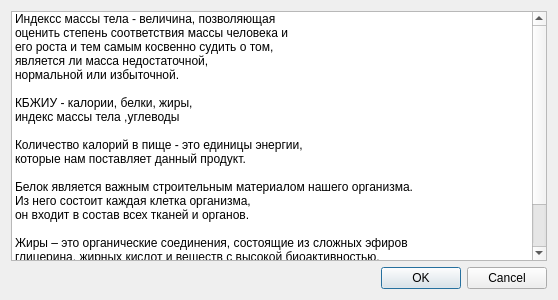
<?xml version="1.0" encoding="UTF-8"?>
<ui version="4.0">
 <class>Dialog</class>
 <widget class="QDialog" name="Dialog">
  <property name="geometry">
   <rect>
    <x>0</x>
    <y>0</y>
    <width>558</width>
    <height>300</height>
   </rect>
  </property>
  <property name="windowTitle">
   <string>FAQ</string>
  </property>
  <layout class="QVBoxLayout" name="verticalLayout_2">
   <item>
    <layout class="QVBoxLayout" name="verticalLayout">
     <item>
      <widget class="QListWidget" name="listWidget">
       <item>
        <property name="text">
         <string>Индексс массы тела - величина, позволяющая</string>
        </property>
       </item>
       <item>
        <property name="text">
         <string>оценить степень соответствия массы человека и</string>
        </property>
       </item>
       <item>
        <property name="text">
         <string>его роста и тем самым косвенно судить о том,</string>
        </property>
       </item>
       <item>
        <property name="text">
         <string>является ли масса недостаточной,</string>
        </property>
       </item>
       <item>
        <property name="text">
         <string>нормальной или избыточной.</string>
        </property>
       </item>
       <item>
        <property name="text">
         <string/>
        </property>
       </item>
       <item>
        <property name="text">
         <string>КБЖИУ - калории, белки, жиры,</string>
        </property>
       </item>
       <item>
        <property name="text">
         <string>индекс массы тела ,углеводы</string>
        </property>
       </item>
       <item>
        <property name="text">
         <string/>
        </property>
       </item>
       <item>
        <property name="text">
         <string>Количество калорий в пище - это единицы энергии,</string>
        </property>
       </item>
       <item>
        <property name="text">
         <string>которые нам поставляет данный продукт.</string>
        </property>
       </item>
       <item>
        <property name="text">
         <string/>
        </property>
       </item>
       <item>
        <property name="text">
         <string>Белок является важным строительным материалом нашего организма.</string>
        </property>
       </item>
       <item>
        <property name="text">
         <string>Из него состоит каждая клетка организма,</string>
        </property>
       </item>
       <item>
        <property name="text">
         <string>он входит в состав всех тканей и органов. </string>
        </property>
       </item>
       <item>
        <property name="text">
         <string/>
        </property>
       </item>
       <item>
        <property name="text">
         <string>Жиры – это органические соединения, состоящие из сложных эфиров</string>
        </property>
       </item>
       <item>
        <property name="text">
         <string>глицерина, жирных кислот и веществ с высокой биоактивностью.</string>
        </property>
       </item>
       <item>
        <property name="text">
         <string/>
        </property>
       </item>
       <item>
        <property name="text">
         <string>Углеводы - это основной ингредиент большинства пищевых продуктов,</string>
        </property>
       </item>
       <item>
        <property name="text">
         <string>который служит источником энергии для человеческого организма. </string>
        </property>
       </item>
      </widget>
     </item>
     <item>
      <widget class="QDialogButtonBox" name="buttonBox">
       <property name="orientation">
        <enum>Qt::Horizontal</enum>
       </property>
       <property name="standardButtons">
        <set>QDialogButtonBox::Cancel|QDialogButtonBox::Ok</set>
       </property>
      </widget>
     </item>
    </layout>
   </item>
  </layout>
 </widget>
 <resources/>
 <connections>
  <connection>
   <sender>buttonBox</sender>
   <signal>accepted()</signal>
   <receiver>Dialog</receiver>
   <slot>accept()</slot>
   <hints>
    <hint type="sourcelabel">
     <x>248</x>
     <y>254</y>
    </hint>
    <hint type="destinationlabel">
     <x>157</x>
     <y>274</y>
    </hint>
   </hints>
  </connection>
  <connection>
   <sender>buttonBox</sender>
   <signal>rejected()</signal>
   <receiver>Dialog</receiver>
   <slot>reject()</slot>
   <hints>
    <hint type="sourcelabel">
     <x>316</x>
     <y>260</y>
    </hint>
    <hint type="destinationlabel">
     <x>286</x>
     <y>274</y>
    </hint>
   </hints>
  </connection>
 </connections>
</ui>
